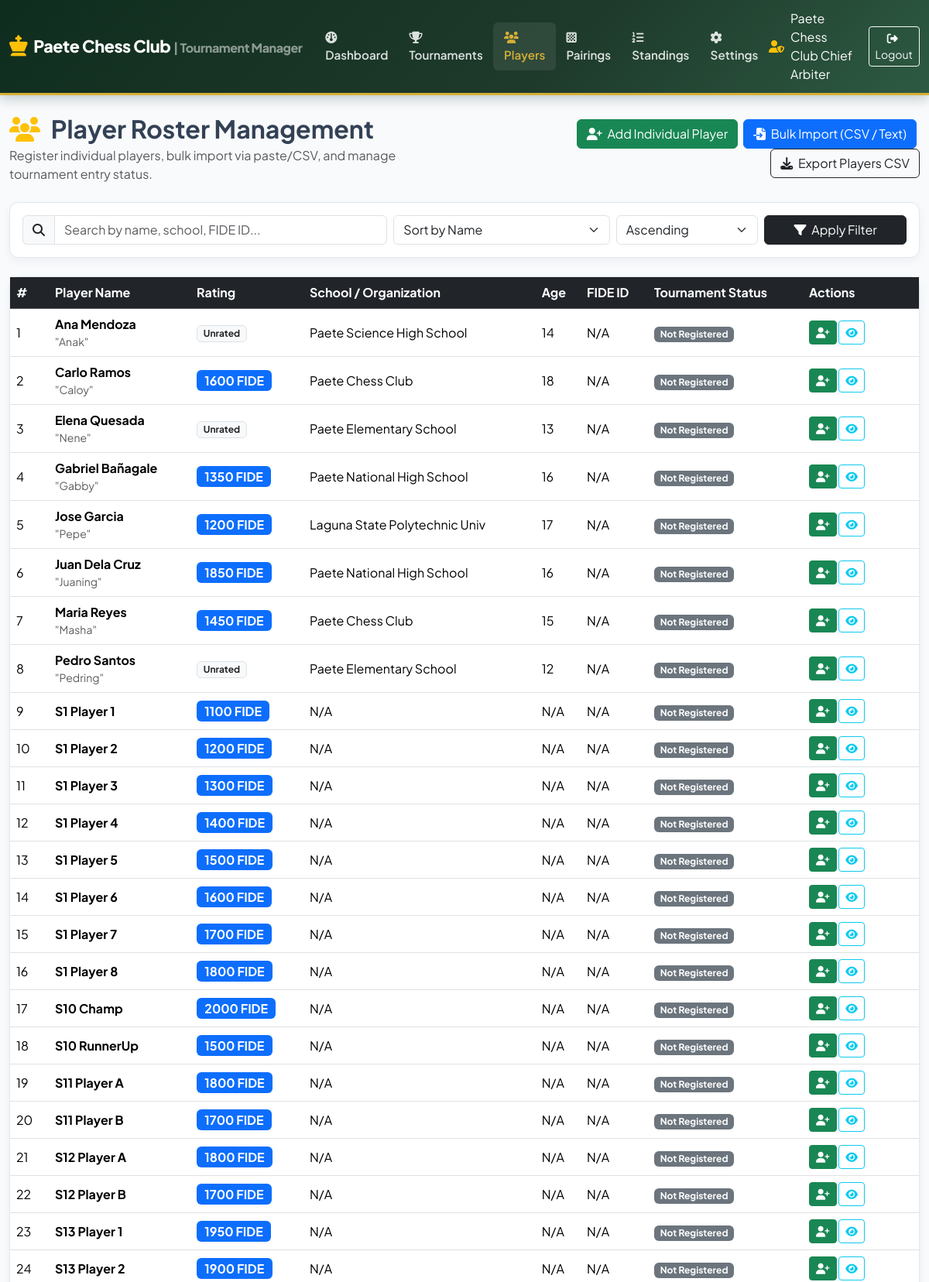
Screenshot of /?route=players&tournament_id=5 (signed in, upper part) with the database file from the repository.
### tables this page shows
CREATE TABLE players (
    id INTEGER PRIMARY KEY AUTOINCREMENT,
    full_name TEXT NOT NULL,
    nickname TEXT DEFAULT NULL,
    age INTEGER DEFAULT NULL,
    school_org TEXT DEFAULT NULL,
    fide_id TEXT DEFAULT NULL,
    national_id TEXT DEFAULT NULL,
    fide_rating INTEGER DEFAULT NULL,
    national_rating INTEGER DEFAULT NULL,
    club_rating INTEGER DEFAULT NULL,
    rating_source TEXT DEFAULT NULL,
    rating_date DATE DEFAULT NULL,
    contact_info TEXT DEFAULT NULL,
    created_at DATETIME NOT NULL DEFAULT CURRENT_TIMESTAMP
);

### app/Controllers/PlayerController.php (called while the page is built, shortened)
<?php
class PlayerController {
    private PlayerService $playerService;
    private TournamentService $tournamentService;
    public function __construct() {
        $this->db = Database::getInstance();
        $this->playerService = new PlayerService($this->db);
        $this->tournamentService = new TournamentService($this->db);
    }
    public function index(): void {
        $tournamentId = (int)($_GET['tournament_id'] ?? 0);
        $search = trim($_GET['search'] ?? '');
        $sortBy = $_GET['sort_by'] ?? 'full_name';
        $sortDir = $_GET['sort_dir'] ?? 'ASC';
        $allPlayers = $this->playerService->getAllPlayers($search, $sortBy, $sortDir);
        $registeredPlayerIds = [];
        if ($tournamentId) {
            $registered = $this->tournamentService->getTournamentPlayers($tournamentId, 'all');
            $registeredPlayerIds = array_column($registered, 'player_id');
        }
        require __DIR__ . '/../Views/players/index.php';
    }
}

### app/Services/PlayerService.php (called while the page is built, shortened)
<?php
class PlayerService {
    private PDO $db;
    public function __construct(?PDO $db = null) {
        $this->db = $db ?? Database::getInstance();
    }
    public function getAllPlayers(string $search = '', string $sortBy = 'full_name', string $sortDir = 'ASC'): array {
        $validSorts = ['full_name', 'fide_rating', 'national_rating', 'club_rating', 'age', 'school_org', 'created_at'];
        $sortDir = strtoupper($sortDir) === 'DESC' ? 'DESC' : 'ASC';
        $sql = "SELECT * FROM players";
        $params = [];
        $sql .= " ORDER BY {$sortBy} {$sortDir}";
        $stmt = $this->db->prepare($sql);
        $stmt->execute($params);
        return $stmt->fetchAll(PDO::FETCH_ASSOC);
    }
}

### config/database.php (called while the page is built)
<?php
return [
    'db' => [
        'driver' => $_ENV['DB_DRIVER'] ?? 'sqlite',
        'host' => $_ENV['DB_HOST'] ?? '127.0.0.1',
        'port' => $_ENV['DB_PORT'] ?? '3306',
        'dbname' => $_ENV['DB_NAME'] ?? 'chess_tournament',
        'user' => $_ENV['DB_USER'] ?? 'root',
        'pass' => $_ENV['DB_PASS'] ?? '',
        'sqlite_path' => $_ENV['SQLITE_PATH'] ?? __DIR__ . '/../storage/db/chess.sqlite',
    ],
    'app' => [
        'name' => 'Paete Chess Club Tournament Manager',
        'timezone' => 'Asia/Manila',
        'base_url' => $_ENV['APP_URL'] ?? '',
    ]
];

### app/Services/Database.php (called while the page is built, shortened)
<?php
class Database {
    private static ?PDO $instance = null;
    public static function getInstance(): PDO {
        if (self::$instance === null) {
            $config = require __DIR__ . '/../../config/database.php';
            $dbConfig = $config['db'];
            try {
                if ($dbConfig['driver'] === 'sqlite') {
                    $sqlitePath = $dbConfig['sqlite_path'];
                    $dir = dirname($sqlitePath);
                    self::$instance = new PDO("sqlite:" . $sqlitePath);
                    self::$instance->setAttribute(PDO::ATTR_ERRMODE, PDO::ERRMODE_EXCEPTION);
                    self::$instance->exec("PRAGMA foreign_keys = ON;");
                }
            } catch (PDOException $e) {
                die("Database connection failed: " . $e->getMessage());
            }
        }
        return self::$instance;
    }
}

### app/Services/TournamentService.php (called while the page is built, shortened)
<?php
class TournamentService {
    private PDO $db;
    public function __construct(?PDO $db = null) {
        $this->db = $db ?? Database::getInstance();
    }
    public function getTournamentPlayers(int $tournamentId, string $statusFilter = 'active'): array {
        $sql = "SELECT tp.*, p.full_name, p.nickname, p.fide_id, p.fide_rating, p.national_rating, p.club_rating,
                       p.school_org, p.age, p.contact_info, p.rating_source
                FROM tournament_players tp
                JOIN players p ON tp.player_id = p.id
                WHERE tp.tournament_id = :t_id";
        if ($statusFilter !== 'all') {
            $sql .= " AND tp.status = :status";
            $stmt = $this->db->prepare($sql);
            $stmt->execute([':t_id' => $tournamentId, ':status' => $statusFilter]);
        } else {
            $stmt = $this->db->prepare($sql);
            $stmt->execute([':t_id' => $tournamentId]);
        }
        return $stmt->fetchAll(PDO::FETCH_ASSOC);
    }
}

### app/Services/AuthManager.php (called while the page is built, shortened)
<?php
class AuthManager {
    public static function generateCsrfToken(): string {
        return $_SESSION['csrf_token'];
    }
}

### app/Views/players/index.php (the view, shortened to what this page needs)
<?php
require __DIR__ . '/../layouts/header.php';
?>
<div class="row mb-4 align-items-center">
    <div class="col-md-6">
        <h2 class="fw-bold mb-1"><i class="fa-solid fa-users text-warning me-2"></i> Player Roster Management</h2>
        <p class="text-muted mb-0">Register individual players, bulk import via paste/CSV, and manage tournament entry status.</p>
    </div>
    <div class="col-md-6 text-md-end mt-3 mt-md-0 no-print">
        <a href="?route=players/create&tournament_id=<?= $tournamentId ?>" class="btn btn-success me-1"><i class="fa-solid fa-user-plus me-1"></i> Add Individual Player</a>
        <a href="?route=players/bulk_import&tournament_id=<?= $tournamentId ?>" class="btn btn-primary me-1"><i class="fa-solid fa-file-import me-1"></i> Bulk Import (CSV / Text)</a>
        <a href="?route=export/players&tournament_id=<?= $tournamentId ?>" class="btn btn-outline-dark"><i class="fa-solid fa-download me-1"></i> Export Players CSV</a>
    </div>
</div>
<div class="card pcc-card mb-4 no-print">
    <div class="card-body">
        <form method="GET" action="" class="row g-2 align-items-center">
            <div class="col-md-5">
                <div class="input-group">
                    <span class="input-group-text"><i class="fa-solid fa-magnifying-glass"></i></span>
                    <input type="text" name="search" class="form-control" placeholder="Search by name, school, FIDE ID..." value="<?= htmlspecialchars($search) ?>">
                </div>
            </div>
            <div class="col-md-3">
                <select name="sort_by" class="form-select">
                    <option value="full_name" <?= ($sortBy === 'full_name') ? 'selected' : '' ?>>Sort by Name</option>
                </select>
            </div>
            <div class="col-md-2">
                <select name="sort_dir" class="form-select">
                    <option value="ASC" <?= ($sortDir === 'ASC') ? 'selected' : '' ?>>Ascending</option>
                </select>
            </div>
            <div class="col-md-2">
                <button type="submit" class="btn btn-dark w-100"><i class="fa-solid fa-filter me-1"></i> Apply Filter</button>
            </div>
        </form>
    </div>
</div>
<div class="card pcc-card">
    <div class="card-body p-0">
        <div class="table-responsive">
            <table class="table table-hover align-middle mb-0">
                <thead class="table-dark">
                    <tr>
                        <th width="50">#</th>
                        <th>Player Name</th>
                        <th>Rating</th>
                        <th>School / Organization</th>
                        <th>Age</th>
                        <th>FIDE ID</th>
                        <?php if ($tournamentId): ?>
                            <th>Tournament Status</th>
                        <?php endif; ?>
                        <th width="150" class="no-print">Actions</th>
                    </tr>
                </thead>
                <tbody>
                    <?php if (empty($allPlayers)): ?>
                        <tr>
                            <td colspan="<?= $tournamentId ? 8 : 7 ?>" class="text-center py-4 text-muted">No players found in the database. Add or bulk import players to populate the roster.</td>
                        </tr>
                    <?php else: ?>
                        <?php $count = 1; foreach ($allPlayers as $p): ?>
                            <?php $isRegistered = in_array($p['id'], $registeredPlayerIds); ?>
                            <tr>
                                <td><?= $count++ ?></td>
                                <td>
                                    <strong class="fs-6"><?= htmlspecialchars($p['full_name']) ?></strong>
                                    <?php if (!empty($p['nickname'])): ?>
                                        <small class="text-muted d-block">"<?= htmlspecialchars($p['nickname']) ?>"</small>
                                    <?php endif; ?>
                                </td>
                                <td>
                                    <?php if (!empty($p['fide_rating'])): ?>
                                        <span class="badge bg-primary fs-6"><?= htmlspecialchars($p['fide_rating']) ?> FIDE</span>
                                    <?php elseif (!empty($p['national_rating'])): ?>
                                        <span class="badge bg-secondary fs-6"><?= htmlspecialchars($p['national_rating']) ?> NCFP</span>
                                    <?php else: ?>
                                        <span class="badge bg-light text-dark border">Unrated</span>
                                    <?php endif; ?>
                                </td>
                                <td><?= htmlspecialchars($p['school_org'] ?? 'N/A') ?></td>
                                <td><?= htmlspecialchars($p['age'] ?? 'N/A') ?></td>
                                <td><?= htmlspecialchars($p['fide_id'] ?? 'N/A') ?></td>
                                <?php if ($tournamentId): ?>
                                    <td>
                                        <?php if ($isRegistered): ?>
                                            <span class="badge bg-success"><i class="fa-solid fa-check me-1"></i> Registered</span>
                                        <?php else: ?>
                                            <span class="badge bg-secondary">Not Registered</span>
                                        <?php endif; ?>
                                    </td>
                                <?php endif; ?>
                                <td class="no-print">
                                    <?php if ($tournamentId): ?>
                                        <?php if ($isRegistered): ?>
                                            <a href="?route=players/remove&tournament_id=<?= $tournamentId ?>&player_id=<?= $p['id'] ?>&csrf_token=<?= $csrfToken ?>" class="btn btn-sm btn-outline-danger" onclick="return confirm('Remove player from tournament?')" title="Remove from Tournament"><i class="fa-solid fa-user-minus"></i></a>
                                        <?php else: ?>
                                            <a href="?route=players/register&tournament_id=<?= $tournamentId ?>&player_id=<?= $p['id'] ?>&csrf_token=<?= $csrfToken ?>" class="btn btn-sm btn-success" title="Add to Tournament"><i class="fa-solid fa-user-plus"></i></a>
                                        <?php endif; ?>
                                    <?php endif; ?>
                                    <button onclick="viewPlayerHistory(<?= $tournamentId ?: 0 ?>, <?= $p['id'] ?>)" class="btn btn-sm btn-outline-info" title="View Profile"><i class="fa-solid fa-eye"></i></button>
                                </td>
                            </tr>
                        <?php endforeach; ?>
                    <?php endif; ?>
                </tbody>
            </table>
        </div>
    </div>
</div>
<?php require __DIR__ . '/../layouts/footer.php'; ?>

### public/assets/css/style.css (style rules this page uses)
:root { --pcc-emerald-dark: #0f2d1e; --pcc-emerald: #1e3a2b; --pcc-emerald-light: #2d5a42; --pcc-gold: #d4af37; --pcc-gold-hover: #b89628; --pcc-gold-light: #fef9e7; --pcc-dark-slate: #0f172a; --pcc-soft-bg: #f8fafc; --pcc-card-bg: #ffffff; --pcc-border-color: #e2e8f0; }
body { font-family: 'Plus Jakarta Sans', -apple-system, BlinkMacSystemFont, "Segoe UI", Roboto, sans-serif; background-color: var(--pcc-soft-bg); color: #334155; min-height: 100vh; display: flex; flex-direction: column; }
.pcc-card { border: 1px solid var(--pcc-border-color); border-radius: 0.75rem; box-shadow: 0 4px 12px rgba(15, 23, 42, 0.05); transition: transform 0.2s ease, box-shadow 0.2s ease; background-color: var(--pcc-card-bg); }

### rows the page displays
players: full_name "Ana Mendoza", nickname "Anak", shows "Unrated", school_org "Paete Science High School", age "14", fide "N/A", shows "Not Registered"
players: full_name "Carlo Ramos", nickname "Caloy", fide_rating "1600", school_org "Paete Chess Club", age "18", fide "N/A", shows "Not Registered"
players: full_name "Elena Quesada", nickname "Nene", shows "Unrated", school_org "Paete Elementary School", age "13", fide "N/A", shows "Not Registered"
players: full_name "Gabriel Bañagale", nickname "Gabby", fide_rating "1350", school_org "Paete National High School", age "16", fide "N/A", shows "Not Registered"
players: full_name "Jose Garcia", nickname "Pepe", fide_rating "1200", school_org "Laguna State Polytechnic Univ", age "17", fide "N/A", shows "Not Registered"
players: full_name "Juan Dela Cruz", nickname "Juaning", fide_rating "1850", school_org "Paete National High School", age "16", fide "N/A", shows "Not Registered"
players: full_name "Maria Reyes", nickname "Masha", fide_rating "1450", school_org "Paete Chess Club", age "15", fide "N/A", shows "Not Registered"
players: full_name "Pedro Santos", nickname "Pedring", shows "Unrated", school_org "Paete Elementary School", age "12", fide "N/A", shows "Not Registered"
players: full_name "S1 Player 1", fide_rating "1100", school_org "N/A", age "N/A", fide "N/A", shows "Not Registered"
players: full_name "S1 Player 2", fide_rating "1200", school_org "N/A", age "N/A", fide "N/A", shows "Not Registered"
players: full_name "S1 Player 3", fide_rating "1300", school_org "N/A", age "N/A", fide "N/A", shows "Not Registered"
players: full_name "S1 Player 4", fide_rating "1400", school_org "N/A", age "N/A", fide "N/A", shows "Not Registered"
players: full_name "S1 Player 5", fide_rating "1500", school_org "N/A", age "N/A", fide "N/A", shows "Not Registered"
players: full_name "S1 Player 6", fide_rating "1600", school_org "N/A", age "N/A", fide "N/A", shows "Not Registered"
players: full_name "S1 Player 7", fide_rating "1700", school_org "N/A", age "N/A", fide "N/A", shows "Not Registered"
players: full_name "S1 Player 8", fide_rating "1800", school_org "N/A", age "N/A", fide "N/A", shows "Not Registered"
players: full_name "S10 Champ", fide_rating "2000", school_org "N/A", age "N/A", fide "N/A", shows "Not Registered"
players: full_name "S10 RunnerUp", fide_rating "1500", school_org "N/A", age "N/A", fide "N/A", shows "Not Registered"
players: full_name "S11 Player A", fide_rating "1800", school_org "N/A", age "N/A", fide "N/A", shows "Not Registered"
players: full_name "S11 Player B", fide_rating "1700", school_org "N/A", age "N/A", fide "N/A", shows "Not Registered"
players: full_name "S12 Player A", fide_rating "1800", school_org "N/A", age "N/A", fide "N/A", shows "Not Registered"
players: full_name "S12 Player B", fide_rating "1700", school_org "N/A", age "N/A", fide "N/A", shows "Not Registered"
players: full_name "S13 Player 1", fide_rating "1950", school_org "N/A", age "N/A", fide "N/A", shows "Not Registered"
players: full_name "S13 Player 2", fide_rating "1900", school_org "N/A", age "N/A", fide "N/A", shows "Not Registered"

### other values shown
$currentUser['full_name'] "Paete Chess Club Chief Arbiter"
